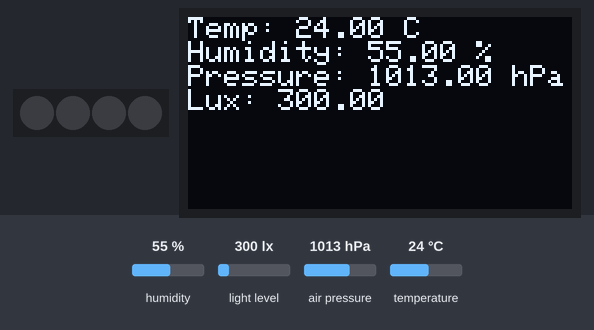
The program below on a simulated Seeed XIAO (SAMD21). Parts: 4 RGB LEDs in strip order, left to right, 128×64 one-colour display. The test bench sets the inputs (shaded band); at power-on: light level 300 lx, humidity 55 %, air pressure 1013 hPa, temperature 24 °C. The display library's start-up logo is not drawn; what the program prints to the serial monitor is not drawn.

Above: at 1.2 s.
1.3 s: light level set to 40 lx
At 1.37 s:
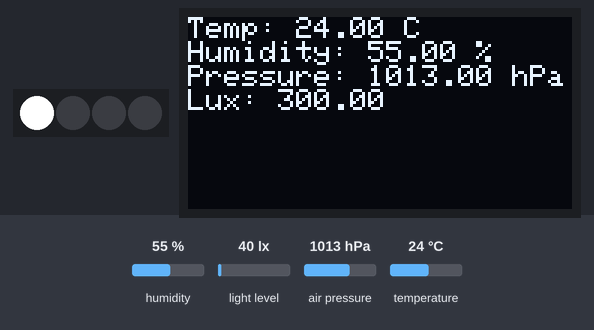
3.2 s: light level set to 153 lx
5.6 s: light level set to 184 lx
At 7.3 s:
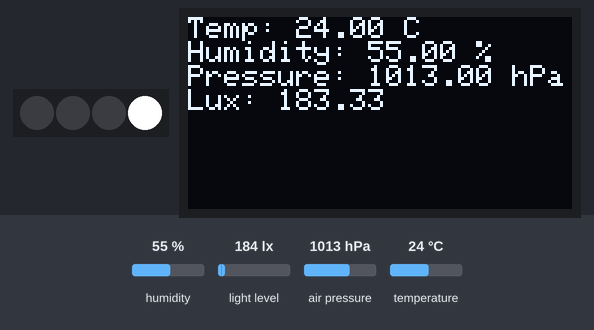
7.6 s: humidity set to 22 %
At 8.2 s:
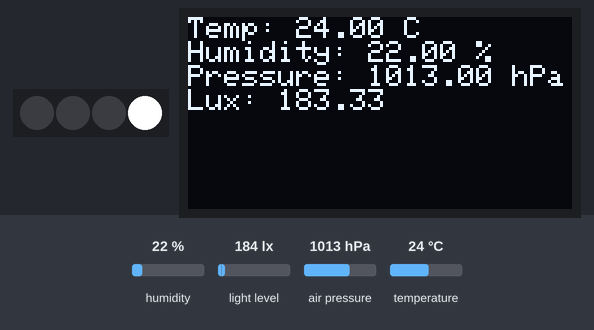
9.1 s: air pressure set to 952 hPa
At 9.9 s:
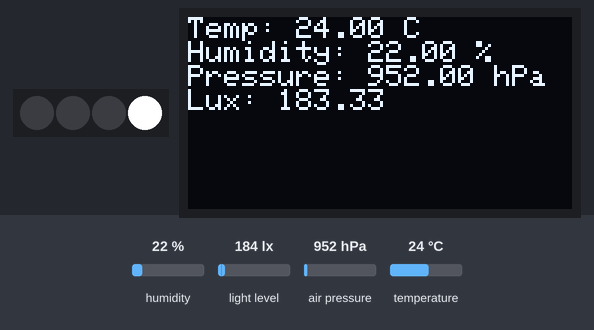
10.6 s: temperature set to 12 °C
At 11.5 s:
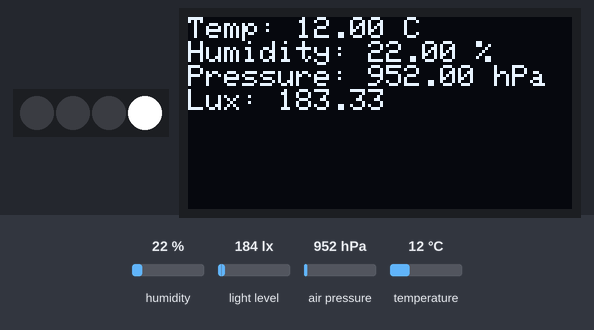
Timing chart, 0 to 13.1 s (numbered marks = the images above; inputs shaded):
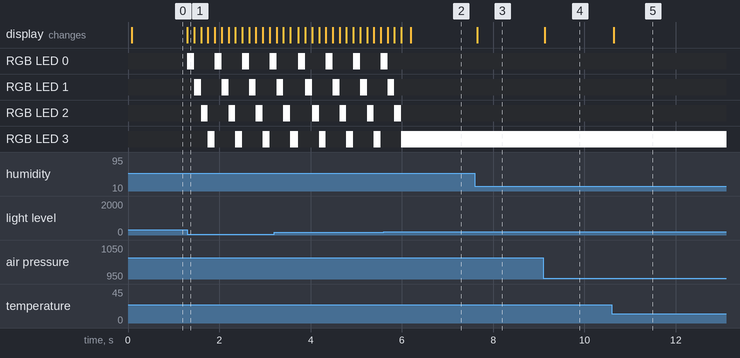

The program:

main.cpp
```cpp
#include <Wire.h>
#include <Adafruit_Sensor.h>
#include <Adafruit_BME280.h>
#include <Adafruit_GFX.h>
#include <Adafruit_SSD1306.h>
#include <Adafruit_NeoPixel.h>


#define LED_PIN     A1 // Example pin
#define NUM_LEDS    4 // Number of LEDs in your strip
Adafruit_NeoPixel strip = Adafruit_NeoPixel(NUM_LEDS, LED_PIN, NEO_GRB + NEO_KHZ800);

// Initialize the BME280 using the I2C interface
Adafruit_BME280 bme;

// For an SSD1306 display, the width and height can change according to your screen's specification
#define SCREEN_WIDTH 128 // OLED display width, in pixels
#define SCREEN_HEIGHT 64 // OLED display height, in pixels

// Initialize the OLED display using the I2C interface
Adafruit_SSD1306 display(SCREEN_WIDTH, SCREEN_HEIGHT, &Wire);

#include <Wire.h>
#include "Adafruit_VEML7700.h"

Adafruit_VEML7700 veml = Adafruit_VEML7700();

void setup() {
  Serial.begin(9600);

  strip.begin(); // Initialize the LED strip
  strip.show(); // Initialize all pixels to 'off'

  if (!veml.begin()) {
    Serial.println("Sensor not found");
    while (1);
  }
  veml.setGain(VEML7700_GAIN_1);
  veml.setIntegrationTime(VEML7700_IT_800MS);

  if (!bme.begin(0x76)) { // The I2C address can be 0x77 or 0x76
    Serial.println("Could not find a valid BME280 sensor, check wiring!");
    while (1);
  }

  // Initialize the OLED display
  if(!display.begin(SSD1306_SWITCHCAPVCC, 0x3C)) { // The I2C address can be 0x3D or 0x3C
    Serial.println(F("SSD1306 allocation failed"));
    for(;;);
  }

  display.display();

  // Clear the buffer
  display.clearDisplay();
  display.setTextSize(1); // Normal 1:1 pixel scale
  display.setTextColor(SSD1306_WHITE); // Draw white text
}

void animateLEDs() {
  for (int cycle = 0; cycle < 4; cycle++) { // Run the animation twice
    for (int i = 0; i < NUM_LEDS; i++) {
      strip.setPixelColor(i, strip.Color(255, 255, 255)); // Set the pixel to white
      strip.show();
      delay(150); // Speed of the animation
      strip.setPixelColor(i, strip.Color(0, 0, 0)); // Turn off the pixel
    }
  }
}

void loop() {
  float lux = veml.readLux();
  Serial.print("Lux: "); Serial.println(lux);
  if (lux < 170.0) { // Assumes darkness below 10 lux, adjust as necessary
    Serial.println("DARK");
    animateLEDs(); // Call the animation function
  } else {
    Serial.println("LIGHT");
  }

  float temperature = bme.readTemperature();
  float humidity = bme.readHumidity();
  float pressure = bme.readPressure() / 100.0F;

  // Display the results on the screen
  display.clearDisplay(); // Clear the display buffer

  // Set the cursor to the top-left position
  display.setCursor(0, 0);

  // Print the values to the display buffer
  display.print("Temp: "); display.print(temperature); display.println(" C");
  display.print("Humidity: "); display.print(humidity); display.println(" %");
  display.print("Pressure: "); display.print(pressure); display.println(" hPa");
  display.print("Lux: ");display.println(lux);

  // Update the display with all of the above graphics
  display.display(); // Wait for 0.5 seconds
}
```

Measured:
- the behaviour switches between 169 and 170 lx on light level (found by bisection; images 1 and 2)
- after the input at 1.3 s, RGB LED 0: alternates RGB(255, 255, 255) for 0.15 s and off for 0.45 s, starting at once; RGB LED 1: alternates RGB(255, 255, 255) for 0.15 s and off for 0.45 s, starting after 0.15 s
- after the input at 7.6 s, the display: changes after 0.05 s (image 3)
- after the input at 9.1 s, the display: changes at once (image 4)
- after the input at 10.6 s, the display: changes at once (image 5)
